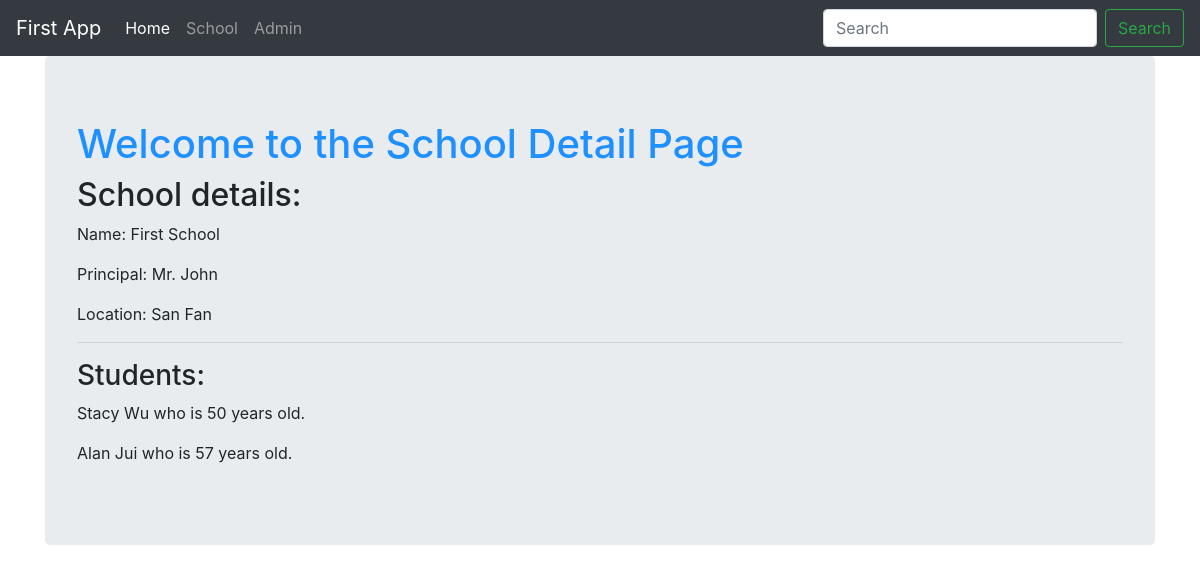
Page /first_app/school_list/1/ on the committed database.
### first_app/models.py (models this page shows, shortened)
class School(models.Model):
    name = models.CharField(max_length=256)
    principal = models.CharField(max_length=256)
    location = models.CharField(max_length=256)

class Student(models.Model):
    name = models.CharField(max_length=256)
    age = models.PositiveIntegerField()
    school = models.ForeignKey(School, related_name='students')

### first_app/views.py (the view)
# urls.py: url(r'^school_list/(?P<pk>[-\w]+)/$', views.SchoolDetailView.as_view(), name='school_detail'),
class SchoolDetailView(DetailView):
    context_object_name = 'school_detail'
    model = models.School
    template_name = 'first_app/school_detail.html'

### first_app/templates/first_app/school_detail.html
{% extends 'first_app/first_app_base.html' %}
{% block body_block %}
<div class="jumbotron">
  <h1>Welcome to the School Detail Page</h1>
  <h2>School details:</h2>
  <p>Name: {{ school_detail.name }}</p>
  <p>Principal: {{ school_detail.principal }}</p>
  <p>Location: {{ school_detail.location }}</p>
  <hr>
  <h3>Students:</h3>
  {% for student in school_detail.students.all %}
    <p>{{ student.name }} who is {{ student.age }} years old.</p>
  {% endfor %}
</div>
{% endblock %}

### static/css/main.css (style rules this page uses)
h1 { color: dodgerblue; }

### rows in the picture
School: name "First School", principal "Mr. John", location "San Fan"
Student: name "Stacy Wu", age "50"
Student: name "Alan Jui", age "57"
